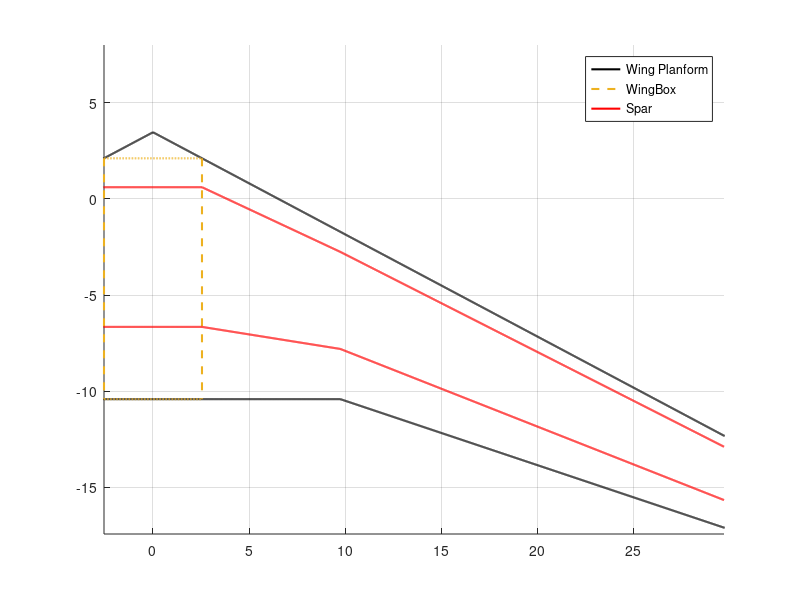

The MATLAB script that drew this image:
clear
clc

% parameters
area = 481.77; % m^2
wing_span = 65; % m
taper_ratio = 0.25;
quarter_chord_sweep = 26.6; % degrees
trailing_edge_kink = 0.3; % fraction of wing span
area_ratio = 0.09161; % cross-sectional area as a proportion of c^2

% simple design
total_chord = 1 + 1 / taper_ratio;
tip_chord = 2 * area / (wing_span * total_chord);
root_chord = tip_chord / taper_ratio;
qcy = -wing_span / 2 * tand(quarter_chord_sweep);
le_tip = qcy + tip_chord / 4;
te_tip = qcy - 3 * tip_chord / 4;
le_root = root_chord / 4;
te_root = -3 * root_chord / 4;



% wing with trailing edge kink
kink_span = wing_span / 2 * trailing_edge_kink;
% recalculate the wing iteratively
A_tot = 0; % initialize the total area to a value larger than the target area
tip_chord2 = tip_chord;
root_chord2 = root_chord;

% iterative loop
while A_tot < area/2
    A_le = wing_span / 16 * (tip_chord2 + root_chord2);
    A_inner = kink_span / 2 * (3/2 * root_chord2 - kink_span * tand(quarter_chord_sweep));
    A_outer = (wing_span / 2 - kink_span)/2 * (3/4 * root_chord2 - kink_span * tand(quarter_chord_sweep) + 3/4 * tip_chord2);
    A_tot = A_le + A_inner + A_outer;
    root_chord2 = root_chord2 + 1e-3;
    tip_chord2 = root_chord2 * taper_ratio;
end

qcy = -wing_span / 2 * tand(quarter_chord_sweep);
le_tip = qcy + tip_chord2 / 4;
te_tip = qcy - 3 * tip_chord2 / 4;
le_root = root_chord2 / 4;
te_root = -3 * root_chord2 / 4;

le_tip = le_root - ( 9.75/cosd(30.16) + 23.1) * sind(30.16);

te_angle = acosd(18824.625/19978.13);

length = ((wing_span/2) - 9.75 - 18.824625);
length1 = 18.82625 + length;

te_tip = te_root - sind(te_angle) * length1;


grad_le = (le_tip-le_root)/((wing_span)/2);
grad_te = (te_tip-te_root)/(((wing_span)/2)-kink_span);

x_te = 0:0.01:(wing_span/2);
x_le = 0:0.01:((9.75/cosd(30.16) + 23.1) * cosd(30.16));

y_le = x_le * grad_le + le_root;
y_te = (x_te(1:find(x_te == 9.75)) * 0) + te_root;
c = te_root - grad_te * kink_span;
y_te = ([y_te , (x_te(find(x_te == 9.76):end)) * grad_te + c]);


index_box = 256;
y_lebox = y_le;
y_tebox = y_te;
y_lebox(1:index_box) = y_lebox(index_box);
y_tebox(1:index_box) = y_tebox(index_box);


%%
%adding central box
x_box = -2.55:0.01:2.55;
y_leboxa = (x_box * 0) + 2.55 * grad_le + le_root;
y_teboxa = (x_box * 0) + te_root;


%%
%adding spars
%le_spar @ 12% chord
chord = y_lebox - y_tebox(1:2973);
front_spar = y_lebox - 0.12 * chord;
rear_spar = y_lebox - 0.7 * chord;

%%
%adding le raked wingtip
x_vals = [x_le(end) , 31  , 32  , x_te(end) ];
y_vals = [ y_lebox(end) , -13.5  , -16  , y_tebox(end)];

% Define a finer set of x-values for smooth evaluation
x_fine = x_le(end):0.01:x_te(end); 

end_gradients = [grad_le , -10];

% Fit a cubic spline to the control points
spline_fit = spline(x_vals, y_vals);

% Evaluate the spline at the finer x-values
y_fine = ppval(spline_fit, x_fine);

%%
%Flaps




%%
% PLOTTING

figure
hold on

% Plotting wing
plot(x_le, y_le, 'k-', 'LineWidth', 1.5, 'DisplayName', 'Wing Planform'); % Included in legend
plot(x_te, y_te, 'k-', 'LineWidth', 1.5, 'HandleVisibility', 'off'); % Excluded from legend
plot(-x_le, y_le, 'k-', 'LineWidth', 1.5, 'HandleVisibility', 'off');
plot(-x_te, y_te, 'k-', 'LineWidth', 1.5, 'HandleVisibility', 'off');
plot(x_fine, y_fine , 'k-', 'LineWidth', 1.5, 'HandleVisibility', 'off')
plot(-x_fine, y_fine , 'k-', 'LineWidth', 1.5, 'HandleVisibility', 'off')
%plot([-wing_span / 2, -wing_span / 2], [le_tip, te_tip], 'k-', 'LineWidth', 1.5, 'HandleVisibility', 'off');
%plot([wing_span / 2, wing_span / 2], [le_tip, te_tip], 'k-', 'LineWidth', 1.5, 'HandleVisibility', 'off');


% Plotting wing box
plot(x_box, y_leboxa, 'Color', [0.9290 0.6940 0.1250], 'LineStyle', '--', 'LineWidth', 1.5, 'DisplayName', 'WingBox'); % Included in legend
plot(x_box, y_teboxa, 'Color', [0.9290 0.6940 0.1250], 'LineStyle', '--', 'LineWidth', 1.5, 'HandleVisibility', 'off');
plot([-2.55, -2.55], [y_leboxa(1), y_teboxa(1)], 'Color', [0.9290 0.6940 0.1250], 'LineStyle', '--', 'LineWidth', 1.5, 'HandleVisibility', 'off');
plot([2.55, 2.55], [y_leboxa(end), y_teboxa(end)], 'Color', [0.9290 0.6940 0.1250], 'LineStyle', '--', 'LineWidth', 1.5, 'HandleVisibility', 'off');

% Plotting spars
plot(x_le, front_spar, 'r-', 'LineWidth', 1.5, 'DisplayName', 'Spar'); % Included in legend
plot(x_le, rear_spar, 'r-', 'LineWidth', 1.5, 'HandleVisibility', 'off');
plot(-x_le, front_spar, 'r-', 'LineWidth', 1.5, 'HandleVisibility', 'off');
plot(-x_le, rear_spar, 'r-', 'LineWidth', 1.5, 'HandleVisibility', 'off');


grid on
axis equal
legend;
hold off




%{
% draw the wing
figure
hold on
plot([0, -wing_span / 2], [le_root, le_tip], 'b-', 'LineWidth', 1)
plot([0, -kink_span], [te_root, te_root], 'b-', 'LineWidth', 1)
plot([-kink_span, -wing_span / 2], [te_root, te_tip], 'b-', 'LineWidth', 1)
plot([-wing_span / 2, -wing_span / 2], [le_tip, te_tip], 'b-', 'LineWidth', 1)
plot([0, wing_span / 2], [le_root, le_tip], 'b-', 'LineWidth', 1)
plot([0, kink_span], [te_root, te_root], 'b-', 'LineWidth', 1)
plot([kink_span, wing_span / 2], [te_root, te_tip], 'b-', 'LineWidth', 1)
plot([wing_span / 2, wing_span / 2], [le_tip, te_tip], 'b-', 'LineWidth', 1)

grid on
axis equal
%}



